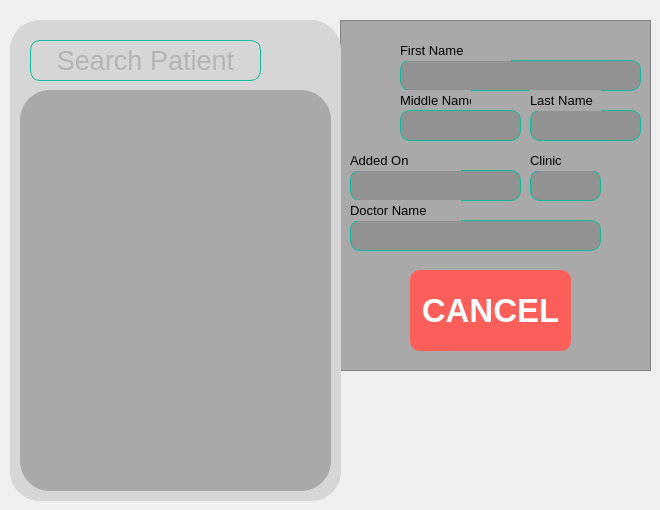
      <widget class="QWidget" name="tab_6">
       <attribute name="title">
        <string>Cancel Consultation</string>
       </attribute>
       <widget class="QFrame" name="frame_21">
        <property name="geometry">
         <rect>
          <x>340</x>
          <y>20</y>
          <width>311</width>
          <height>351</height>
         </rect>
        </property>
        <property name="styleSheet">
         <string notr="true">background-color: rgb(169, 169, 169);</string>
        </property>
        <property name="frameShape">
         <enum>QFrame::StyledPanel</enum>
        </property>
        <property name="frameShadow">
         <enum>QFrame::Raised</enum>
        </property>
        <widget class="QPushButton" name="sendMes_4">
         <property name="geometry">
          <rect>
           <x>0</x>
           <y>30</y>
           <width>61</width>
           <height>51</height>
          </rect>
         </property>
         <property name="cursor">
          <cursorShape>PointingHandCursor</cursorShape>
         </property>
         <property name="text">
          <string/>
         </property>
         <property name="icon">
          <iconset resource="img.qrc">
           <normaloff>:/img/user.svg</normaloff>:/img/user.svg</iconset>
         </property>
         <property name="iconSize">
          <size>
           <width>42</width>
           <height>42</height>
          </size>
         </property>
         <property name="flat">
          <bool>true</bool>
         </property>
        </widget>
        <widget class="QLineEdit" name="firstnameConsu">
         <property name="geometry">
          <rect>
           <x>60</x>
           <y>40</y>
           <width>241</width>
           <height>31</height>
          </rect>
         </property>
         <property name="font">
          <font>
           <pointsize>10</pointsize>
          </font>
         </property>
         <property name="cursor">
          <cursorShape>ForbiddenCursor</cursorShape>
         </property>
         <property name="styleSheet">
          <string notr="true">border-radius: 10px;
background-color: rgb(146, 146, 146);
border : 1px solid rgb(14, 188, 157);</string>
         </property>
         <property name="text">
          <string/>
         </property>
         <property name="alignment">
          <set>Qt::AlignCenter</set>
         </property>
         <property name="readOnly">
          <bool>true</bool>
         </property>
        </widget>
        <widget class="QLabel" name="label_37">
         <property name="geometry">
          <rect>
           <x>60</x>
           <y>20</y>
           <width>111</width>
           <height>21</height>
          </rect>
         </property>
         <property name="font">
          <font>
           <pointsize>10</pointsize>
          </font>
         </property>
         <property name="styleSheet">
          <string notr="true"/>
         </property>
         <property name="text">
          <string>First Name</string>
         </property>
        </widget>
        <widget class="QLabel" name="label_38">
         <property name="geometry">
          <rect>
           <x>60</x>
           <y>70</y>
           <width>71</width>
           <height>21</height>
          </rect>
         </property>
         <property name="font">
          <font>
           <pointsize>10</pointsize>
          </font>
         </property>
         <property name="styleSheet">
          <string notr="true"/>
         </property>
         <property name="text">
          <string>Middle Name</string>
         </property>
        </widget>
        <widget class="QLineEdit" name="middlenameConsu">
         <property name="geometry">
          <rect>
           <x>60</x>
           <y>90</y>
           <width>121</width>
           <height>31</height>
          </rect>
         </property>
         <property name="font">
          <font>
           <pointsize>10</pointsize>
          </font>
         </property>
         <property name="cursor">
          <cursorShape>ForbiddenCursor</cursorShape>
         </property>
         <property name="styleSheet">
          <string notr="true">border-radius: 10px;
background-color: rgb(146, 146, 146);
border : 1px solid rgb(14, 188, 157);</string>
         </property>
         <property name="text">
          <string/>
         </property>
         <property name="alignment">
          <set>Qt::AlignCenter</set>
         </property>
         <property name="readOnly">
          <bool>true</bool>
         </property>
        </widget>
        <widget class="QLineEdit" name="dateConsu">
         <property name="geometry">
          <rect>
           <x>10</x>
           <y>150</y>
           <width>171</width>
           <height>31</height>
          </rect>
         </property>
         <property name="font">
          <font>
           <pointsize>10</pointsize>
          </font>
         </property>
         <property name="cursor">
          <cursorShape>ForbiddenCursor</cursorShape>
         </property>
         <property name="styleSheet">
          <string notr="true">border-radius: 10px;
background-color: rgb(146, 146, 146);
border : 1px solid rgb(14, 188, 157);</string>
         </property>
         <property name="text">
          <string/>
         </property>
         <property name="alignment">
          <set>Qt::AlignCenter</set>
         </property>
         <property name="readOnly">
          <bool>true</bool>
         </property>
        </widget>
        <widget class="QLabel" name="label_39">
         <property name="geometry">
          <rect>
           <x>10</x>
           <y>130</y>
           <width>111</width>
           <height>21</height>
          </rect>
         </property>
         <property name="font">
          <font>
           <pointsize>10</pointsize>
          </font>
         </property>
         <property name="styleSheet">
          <string notr="true"/>
         </property>
         <property name="text">
          <string>Added On</string>
         </property>
        </widget>
        <widget class="QLineEdit" name="doctornameConsu">
         <property name="geometry">
          <rect>
           <x>10</x>
           <y>200</y>
           <width>251</width>
           <height>31</height>
          </rect>
         </property>
         <property name="font">
          <font>
           <pointsize>10</pointsize>
          </font>
         </property>
         <property name="cursor">
          <cursorShape>ForbiddenCursor</cursorShape>
         </property>
         <property name="styleSheet">
          <string notr="true">border-radius: 10px;
background-color: rgb(146, 146, 146);
border : 1px solid rgb(14, 188, 157);</string>
         </property>
         <property name="text">
          <string/>
         </property>
         <property name="alignment">
          <set>Qt::AlignCenter</set>
         </property>
         <property name="readOnly">
          <bool>true</bool>
         </property>
        </widget>
        <widget class="QLabel" name="label_41">
         <property name="geometry">
          <rect>
           <x>10</x>
           <y>180</y>
           <width>111</width>
           <height>21</height>
          </rect>
         </property>
         <property name="font">
          <font>
           <pointsize>10</pointsize>
          </font>
         </property>
         <property name="styleSheet">
          <string notr="true"/>
         </property>
         <property name="text">
          <string>Doctor Name</string>
         </property>
        </widget>
        <widget class="QLineEdit" name="lastnameConsu">
         <property name="geometry">
          <rect>
           <x>190</x>
           <y>90</y>
           <width>111</width>
           <height>31</height>
          </rect>
         </property>
         <property name="font">
          <font>
           <pointsize>10</pointsize>
          </font>
         </property>
         <property name="cursor">
          <cursorShape>ForbiddenCursor</cursorShape>
         </property>
         <property name="styleSheet">
          <string notr="true">border-radius: 10px;
background-color: rgb(146, 146, 146);
border : 1px solid rgb(14, 188, 157);</string>
         </property>
         <property name="text">
          <string/>
         </property>
         <property name="alignment">
          <set>Qt::AlignCenter</set>
         </property>
         <property name="readOnly">
          <bool>true</bool>
         </property>
        </widget>
        <widget class="QLabel" name="label_40">
         <property name="geometry">
          <rect>
           <x>190</x>
           <y>70</y>
           <width>71</width>
           <height>21</height>
          </rect>
         </property>
         <property name="font">
          <font>
           <pointsize>10</pointsize>
          </font>
         </property>
         <property name="styleSheet">
          <string notr="true"/>
         </property>
         <property name="text">
          <string>Last Name</string>
         </property>
        </widget>
        <widget class="QLineEdit" name="clinicConsu">
         <property name="geometry">
          <rect>
           <x>190</x>
           <y>150</y>
           <width>71</width>
           <height>31</height>
          </rect>
         </property>
         <property name="font">
          <font>
           <pointsize>10</pointsize>
          </font>
         </property>
         <property name="cursor">
          <cursorShape>ForbiddenCursor</cursorShape>
         </property>
         <property name="styleSheet">
          <string notr="true">border-radius: 10px;
background-color: rgb(146, 146, 146);
border : 1px solid rgb(14, 188, 157);</string>
         </property>
         <property name="text">
          <string/>
         </property>
         <property name="alignment">
          <set>Qt::AlignCenter</set>
         </property>
         <property name="readOnly">
          <bool>true</bool>
         </property>
        </widget>
        <widget class="QLabel" name="label_43">
         <property name="geometry">
          <rect>
           <x>190</x>
           <y>130</y>
           <width>71</width>
           <height>21</height>
          </rect>
         </property>
         <property name="font">
          <font>
           <pointsize>10</pointsize>
          </font>
         </property>
         <property name="styleSheet">
          <string notr="true"/>
         </property>
         <property name="text">
          <string>Clinic</string>
         </property>
        </widget>
        <widget class="QPushButton" name="cancelConsultation">
         <property name="geometry">
          <rect>
           <x>70</x>
           <y>250</y>
           <width>161</width>
           <height>81</height>
          </rect>
         </property>
         <property name="font">
          <font>
           <pointsize>25</pointsize>
           <bold>true</bold>
          </font>
         </property>
         <property name="cursor">
          <cursorShape>PointingHandCursor</cursorShape>
         </property>
         <property name="styleSheet">
          <string notr="true">QPushButton#cancelConsultation {
background-color: rgb(252, 95, 89);
border-radius: 10px;
color: white;
}
QPushButton#cancelConsultation:hover {
background-color: rgb(79, 84, 188);
}</string>
         </property>
         <property name="text">
          <string>CANCEL</string>
         </property>
        </widget>
       </widget>
       <widget class="QFrame" name="frame_22">
        <property name="geometry">
         <rect>
          <x>10</x>
          <y>20</y>
          <width>331</width>
          <height>481</height>
         </rect>
        </property>
        <property name="styleSheet">
         <string notr="true">border-radius: 30px;
background-color: rgb(214, 214, 214);</string>
        </property>
        <widget class="QLineEdit" name="search_5">
         <property name="geometry">
          <rect>
           <x>20</x>
           <y>20</y>
           <width>231</width>
           <height>41</height>
          </rect>
         </property>
         <property name="font">
          <font>
           <pointsize>20</pointsize>
          </font>
         </property>
         <property name="styleSheet">
          <string notr="true">border-radius: 10px;
border : 1px solid rgb(14, 188, 157);
color: rgb(145, 145, 145);</string>
         </property>
         <property name="alignment">
          <set>Qt::AlignCenter</set>
         </property>
         <property name="placeholderText">
          <string>Search Patient</string>
         </property>
         <property name="clearButtonEnabled">
          <bool>true</bool>
         </property>
        </widget>
        <widget class="QPushButton" name="btnSearchPatient_5">
         <property name="geometry">
          <rect>
           <x>260</x>
           <y>20</y>
           <width>61</width>
           <height>41</height>
          </rect>
         </property>
         <property name="cursor">
          <cursorShape>PointingHandCursor</cursorShape>
         </property>
         <property name="text">
          <string/>
         </property>
         <property name="icon">
          <iconset resource="img.qrc">
           <normaloff>:/img/paper-plane.svg</normaloff>:/img/paper-plane.svg</iconset>
         </property>
         <property name="iconSize">
          <size>
           <width>42</width>
           <height>42</height>
          </size>
         </property>
         <property name="flat">
          <bool>true</bool>
         </property>
        </widget>
        <widget class="QListView" name="listView_5">
         <property name="geometry">
          <rect>
           <x>10</x>
           <y>70</y>
           <width>311</width>
           <height>401</height>
          </rect>
         </property>
         <property name="styleSheet">
          <string notr="true">background-color: rgb(169, 169, 169);</string>
         </property>
        </widget>
       </widget>
      </widget>
